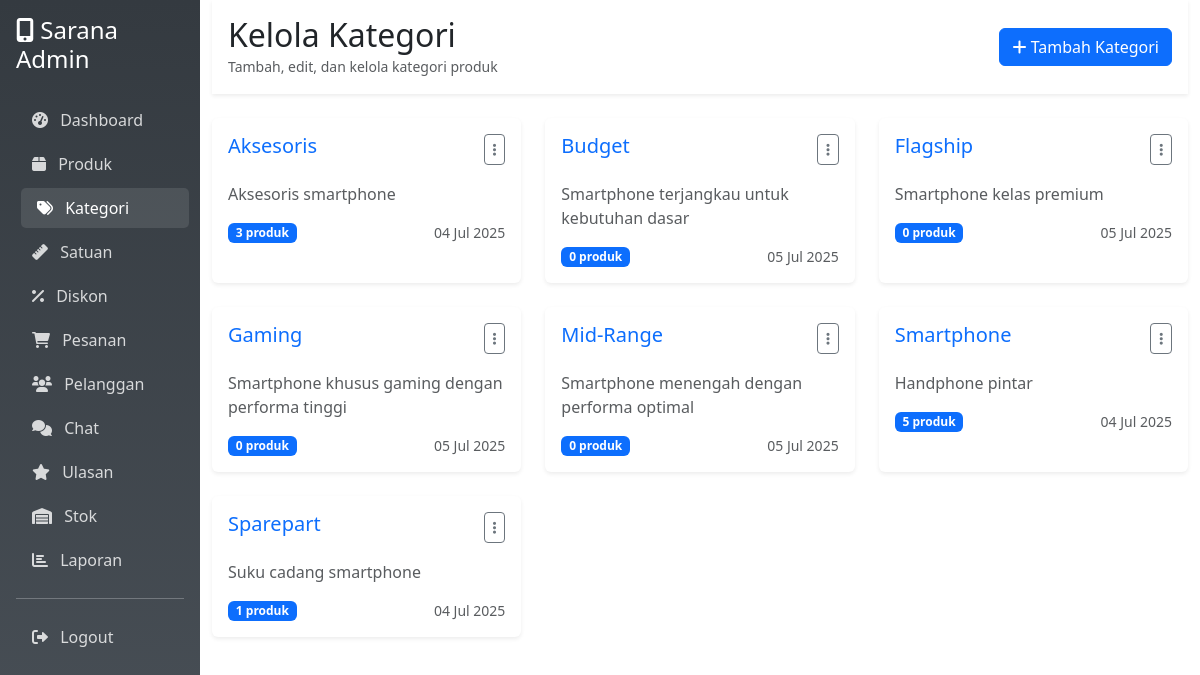
Screenshot of /admin/categories.php (signed in) with the database file from the repository.
### tables this page shows
CREATE TABLE `categories` (
  `id` int NOT NULL,
  `name` varchar(100) NOT NULL,
  `description` text,
  `created_at` timestamp NULL DEFAULT CURRENT_TIMESTAMP
);

### admin/categories.php (the view, shortened to what this page needs)
<?php
$conn = getConnection();
$categories_query = "
    SELECT c.*,
           COUNT(p.id) as product_count
    FROM categories c
    LEFT JOIN products p ON c.id = p.category_id AND p.status = 'active'
    GROUP BY c.id, c.name, c.description, c.created_at
    ORDER BY c.name
";
$categories_result = mysqli_query($conn, $categories_query);
?>
<!DOCTYPE html>
<html lang="id">
<head>
    <link href="https://cdnjs.cloudflare.com/ajax/libs/bootstrap/5.3.0/css/bootstrap.min.css" rel="stylesheet">
    <link href="https://cdnjs.cloudflare.com/ajax/libs/font-awesome/6.0.0/css/all.min.css" rel="stylesheet">
</head>
<body>
    <div class="container-fluid">
        <div class="row">
            <div class="col-md-3 col-lg-2 sidebar p-0">
                <div class="p-3">
                    <h4 class="text-white mb-4">
                        <i class="fas fa-mobile-alt"></i> Sarana Admin
                    </h4>
                    <nav class="nav flex-column">
                        <a class="nav-link" href="dashboard.php">
                            <i class="fas fa-tachometer-alt me-2"></i> Dashboard
                        </a>
                        <a class="nav-link" href="products.php">
                            <i class="fas fa-box me-2"></i> Produk
                        </a>
                        <a class="nav-link active" href="categories.php">
                            <i class="fas fa-tags me-2"></i> Kategori
                        </a>
                        <a class="nav-link" href="units.php">
                            <i class="fas fa-ruler me-2"></i> Satuan
                        </a>
                        <a class="nav-link" href="discounts.php">
                            <i class="fas fa-percent me-2"></i> Diskon
                        </a>
                        <a class="nav-link" href="orders.php">
                            <i class="fas fa-shopping-cart me-2"></i> Pesanan
                        </a>
                        <a class="nav-link" href="customers.php">
                            <i class="fas fa-users me-2"></i> Pelanggan
                        </a>
                        <a class="nav-link" href="chats.php">
                            <i class="fas fa-comments me-2"></i> Chat
                        </a>
                        <a class="nav-link" href="reviews.php">
                            <i class="fas fa-star me-2"></i> Ulasan
                        </a>
                        <a class="nav-link" href="stock.php">
                            <i class="fas fa-warehouse me-2"></i> Stok
                        </a>
                        <a class="nav-link" href="reports.php">
                            <i class="fas fa-chart-bar me-2"></i> Laporan
                        </a>
                        <hr class="text-white">
                        <a class="nav-link" href="../logout.php">
                            <i class="fas fa-sign-out-alt me-2"></i> Logout
                        </a>
                    </nav>
                </div>
            </div>
            <div class="col-md-9 col-lg-10">
                <div class="bg-white shadow-sm p-3 mb-4">
                    <div class="d-flex justify-content-between align-items-center">
                        <div>
                            <h2 class="mb-0">Kelola Kategori</h2>
                            <small class="text-muted">Tambah, edit, dan kelola kategori produk</small>
                        </div>
                        <button class="btn btn-primary" data-bs-toggle="modal" data-bs-target="#addCategoryModal">
                            <i class="fas fa-plus"></i> Tambah Kategori
                        </button>
                    </div>
                </div>
                <div class="row">
                    <?php while ($category = mysqli_fetch_assoc($categories_result)): ?>
                    <div class="col-lg-4 col-md-6 mb-4">
                        <div class="card category-card border-0 shadow-sm h-100">
                            <div class="card-body">
                                <div class="d-flex justify-content-between align-items-start mb-3">
                                    <h5 class="card-title text-primary"><?= $category['name'] ?></h5>
                                    <div class="dropdown">
                                        <button class="btn btn-sm btn-outline-secondary" data-bs-toggle="dropdown">
                                            <i class="fas fa-ellipsis-v"></i>
                                        </button>
                                    </div>
                                </div>
                                <p class="card-text text-muted"><?= $category['description'] ?></p>
                                <div class="mt-auto">
                                    <div class="d-flex justify-content-between align-items-center">
                                        <span class="badge bg-primary"><?= $category['product_count'] ?> produk</span>
                                        <small class="text-muted">
                                            <?= date('d M Y', strtotime($category['created_at'])) ?>
                                        </small>
                                    </div>
                                </div>
                            </div>
                        </div>
                    </div>
                    <?php endwhile; ?>
                </div>
            </div>
        </div>
    </div>
</body>
</html>

### admin/categories.php (style rules this page uses)
.sidebar { min-height: 100vh; background: linear-gradient(180deg, #343a40 0%, #495057 100%); }
.sidebar .nav-link { color: rgba(255, 255, 255, 0.8); border-radius: 5px; margin: 2px 0; transition: all 0.3s; }
.sidebar .nav-link:hover, .sidebar .nav-link.active { color: white; background: rgba(255, 255, 255, 0.1); transform: translateX(5px); }
.category-card { transition: transform 0.3s; }

### rows the page displays
categories: name "Aksesoris", description "Aksesoris smartphone", product_count "3", created_at "04 Jul 2025"
categories: name "Budget", description "Smartphone terjangkau untuk kebutuhan dasar", product_count "0", created_at "05 Jul 2025"
categories: name "Flagship", description "Smartphone kelas premium", product_count "0", created_at "05 Jul 2025"
categories: name "Gaming", description "Smartphone khusus gaming dengan performa tinggi", product_count "0", created_at "05 Jul 2025"
categories: name "Mid-Range", description "Smartphone menengah dengan performa optimal", product_count "0", created_at "05 Jul 2025"
categories: name "Smartphone", description "Handphone pintar", product_count "5", created_at "04 Jul 2025"
categories: name "Sparepart", description "Suku cadang smartphone", product_count "1", created_at "04 Jul 2025"
